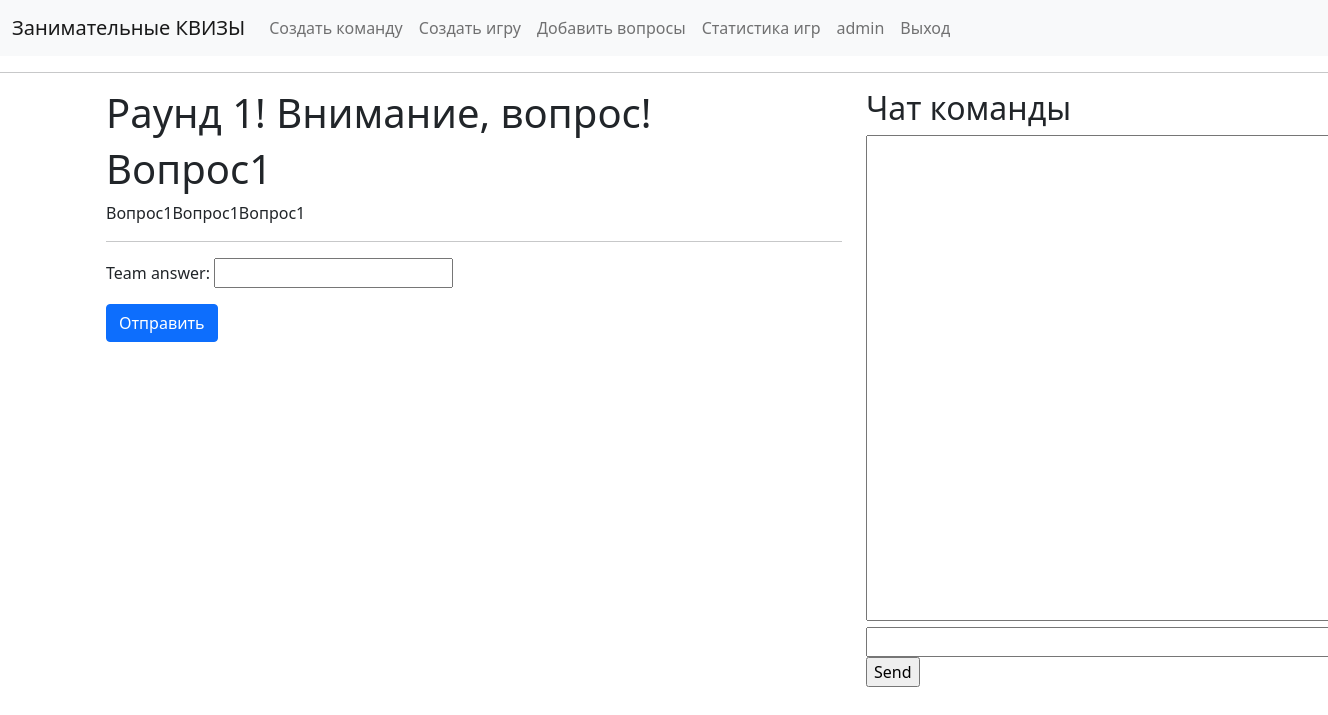
The page /taskMaster/game2/admin_team/1/sendanswer/ (signed in) on the database its author committed.
### users/models.py (models this page shows)
class User(AbstractUser):
    pass

### taskMaster/models.py (models this page shows, shortened)
class Question(models.Model):
    class Meta:
        verbose_name = 'Вопрос'
        verbose_name_plural = "Вопросы"
    title = models.TextField(unique=True, max_length=42)
    topic = models.TextField(max_length=42)
    question = models.TextField(max_length=420)
    cost = models.SmallIntegerField(default=5, blank=True, null=True)

### taskMaster/views.py (the view, shortened to what this page needs)
# urls.py: path("<gameName>/<team>/<round>/sendanswer/", GetQuestionPostAnswerView.as_view(), name="gameprocess"),
class GetQuestionPostAnswerView(View):
    template_name = 'taskmaster/game/round_team.html'
    form_class = SendAnswerForm
    def get(self, request, *args, **kwargs):
        game = kwargs['gameName']
        round = int(kwargs['round'])
        quest = Round.objects.get(game=GameList.objects.get(gameNAME=game), round=round)
        questTitle = quest.question.title
        question = quest.question.question
        form = self.form_class()
        context = {
            'room_name': kwargs['team'],
            'Round': round,
            'questTitle': questTitle,
            'question': question,
            'form': form
        }
        return render(request, self.template_name, context)

### taskMaster/forms.py
class SendAnswerForm(forms.ModelForm):
    class Meta:
        model = RoundList
        fields = ['team_answer', ]
    team_answer = forms.CharField(max_length=42)

### templates/taskmaster/game/round_team.html (shortened to what this page needs)
{% extends 'base/home.html' %}
{% block content %}
    <hr>
    <div class="container mt-2">
        <div class="row ">
            <div class="col-md-8">
                <div class="question-section">
                    <h1>Раунд {{ Round }}! Внимание, вопрос!</h1>
                    <h1>{{ questTitle }}</h1>
                    <p>{{ question }}</p>
                    <hr>
                    <form method="POST">
                        {{ form.as_p }}
                        <button type="submit" class="btn btn-primary">Отправить</button>
                    </form>
                </div>
            </div>
            <div class="col-md-4">
                <div class="chat-section">
                    <h2>Чат команды {{ team }}</h2>
                    {% include 'chat/room.html' %}
                </div>
            </div>
        </div>
    </div>
{% endblock %}

### templates/base/header.html (shortened to what this page needs)
{% load bootstrap5 %}
<nav class="navbar navbar-expand-lg navbar-light bg-light">
  <div class="container-fluid">
    <a class="navbar-brand" href={% url "taskMaster:home" %}>Занимательные КВИЗЫ</a>
    <div class="collapse navbar-collapse" id="navbarNav">
      <ul class="navbar-nav">
          {% if request.user.is_authenticated %}
                    <li class="nav-item">
                    <a class="nav-link" href="{% url 'taskmaster:newteam' %}">Создать команду</a>
                    </li>
              {% if request.user.is_stuff or request.user.is_superuser %}
                  <li class="nav-item">
                    <a class="nav-link" href="{% url 'taskmaster:newgame' %}">Создать игру</a>
                  </li>
                  <li class="nav-item">
                    <a class="nav-link" href="{% url 'taskmaster:newquestion' %}">Добавить вопросы</a>
                  </li>
              {% endif %}
              <li class="nav-item">
                <a class="nav-link" href="{% url 'taskmaster:home' %}">Статистика игр</a>
              </li>
              <li class="nav-item">
                <a class="nav-link" href="{% url 'users:logout' %}">{{ request.user.username }}</a>
              </li>
              <li class="nav-item">
                <a class="nav-link" href="{% url 'users:logout' %}">Выход</a>
              </li>
        {% endif %}
      </ul>
    </div>
  </div>
</nav>

### rows shown on the page
User: user.username "admin"
Question: title "Вопрос1", question "Вопрос1Вопрос1Вопрос1"

### other values the page prints
{{ Round }} "1"
